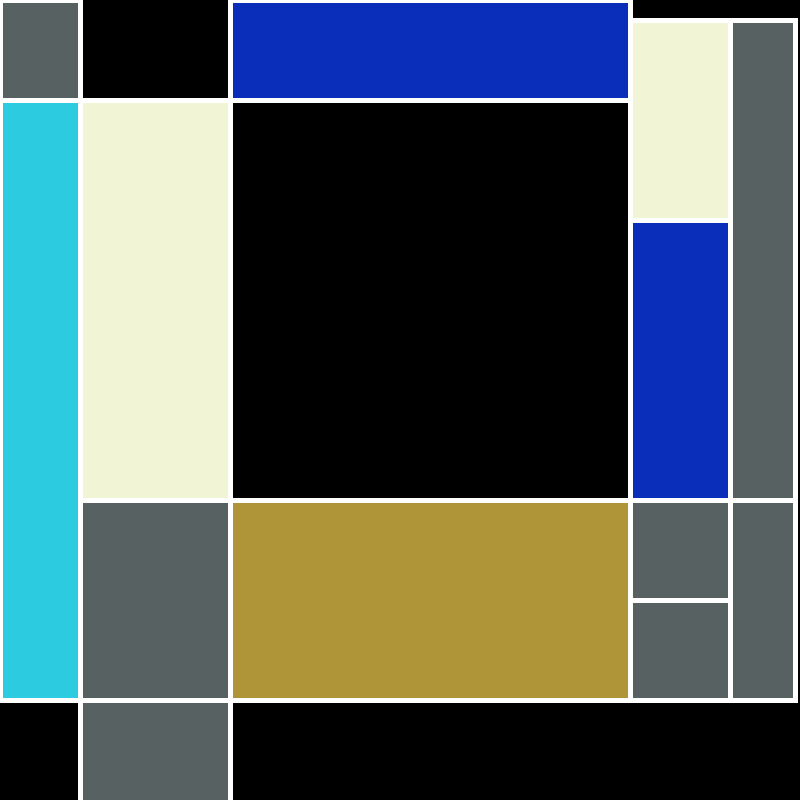
Frame 1 (no input)
Frame 60 (the mouse pressed at the canvas centre just before this capture): identical to frame 1, image omitted
Frame 120 (the mouse held since frame 60 and released just before this capture): identical to frame 1, image omitted

The Processing sketch that drew this single still picture (run headless with seeded random() and noise(); from frame 60 on, the mouse is pressed at the canvas centre):

// Processing sketch: processing_25608
// ── processing_25608.pde

void setup () {
 size (800, 800);
 background (0);
 smooth ();
}
 
 
 void draw (){
 stroke(255);

 strokeWeight(5);
 fill(87,97,97); //grey//
 rect (0,0,80,100);//rectangle top left//
 
 fill (44,203,224);//electric blue//
 rect(0,100,80,600);//rectangle midlle left//
 
fill(87,97,97); //grey//
rect (80,500,150,200);//top bottom grey,left//

rect(80,700,150,200);//bottom grey,left//

fill(241,244,213);//beige//
rect (80,100,150,400);//left beige rect//

fill(10,46,186);//hard blue//
rect(80+150,0,400,100);

fill(175,149,56);//gold//
rect(80+150,500,400,200);

fill(241,244,213);//beige//
rect(630,20,100,200);//beige right rect//

fill(10,46,186);//hard blue//
rect(630,220,100,280);//hard blue right rect//

fill(87,97,97); //grey//
rect(630,500,100,100);//top right grey rect//

fill(87,97,97); //grey//
rect(630,600,100,100);//bottom right grey rect//

fill(87,97,97); //grey//
rect(730,20,65,480);//skinny right rect//

fill(87,97,97); //grey//
rect(730,500,65,200);
  }
